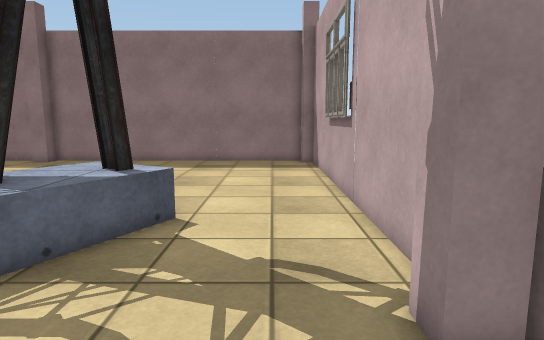
[1] (above)

24 first-person views from a walk through a Unity game level. The camera is 1.2 m above the floor, tilts 8° down and sees 75° across. The floor is counted in squares, 0.5 m on a side. Each view is taken from the middle of a square. On the plan, view 1 faces up. The plan holds only what a view shows up to about 20 squares ahead; the rest is blank. The place goes on beyond the plan. The player character is not drawn. Some surface patterns are stand-ins.

[2]
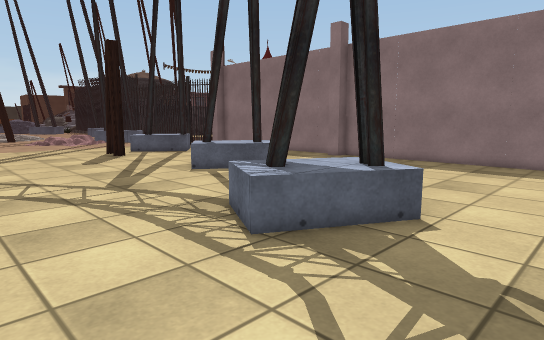

[3]
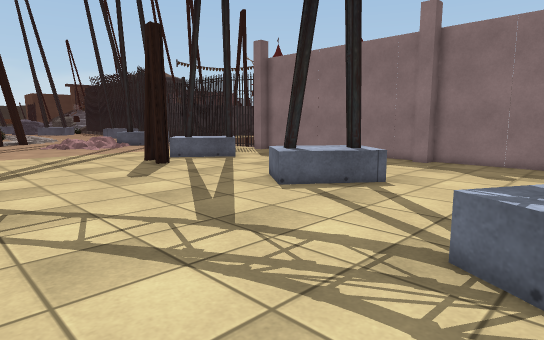

[4]
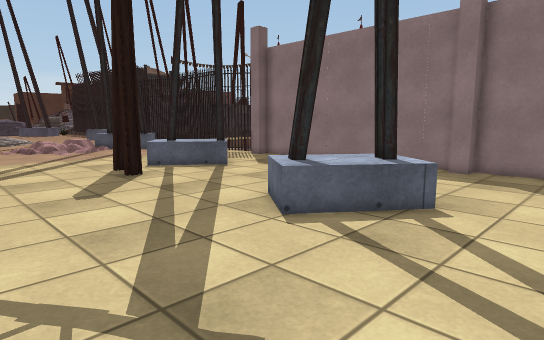

[5]
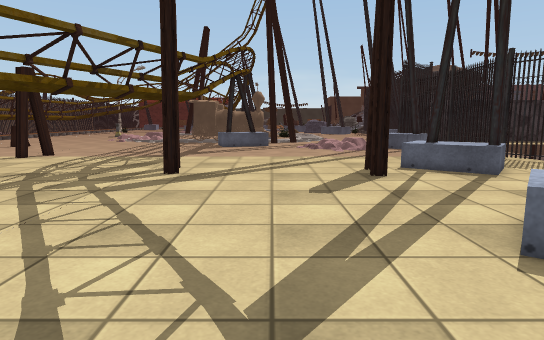

[6]
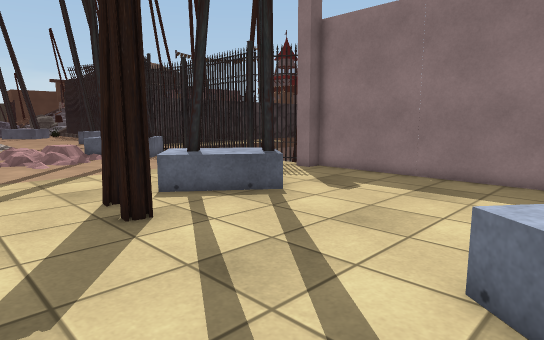

[7]
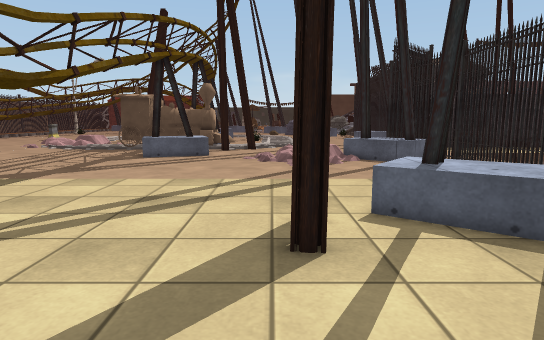

[8]
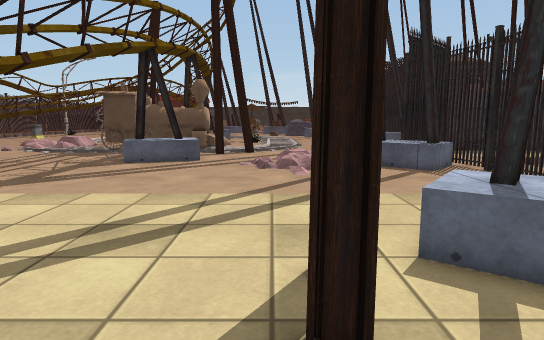

[9]
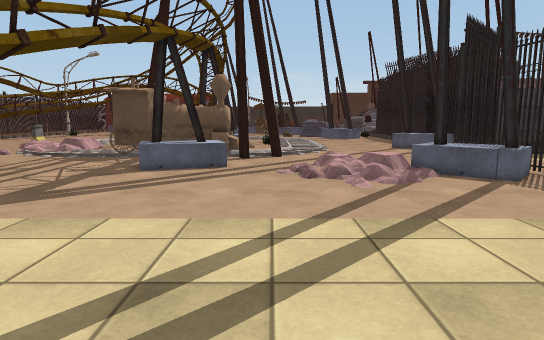

[10]
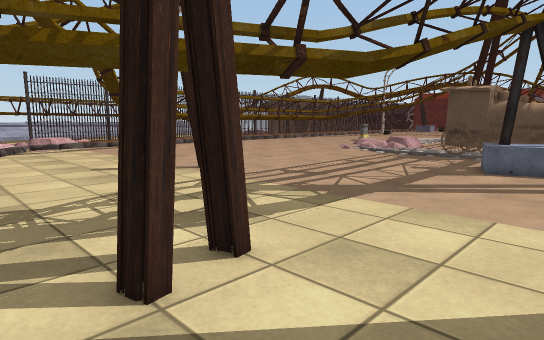

[11]
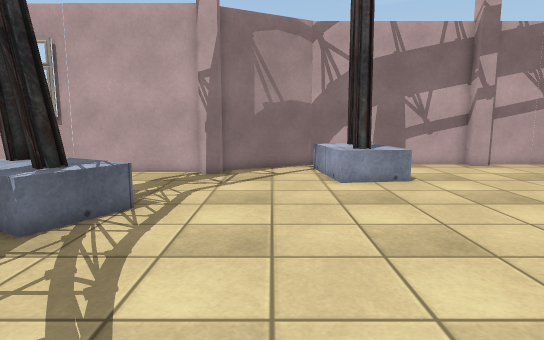

[12]
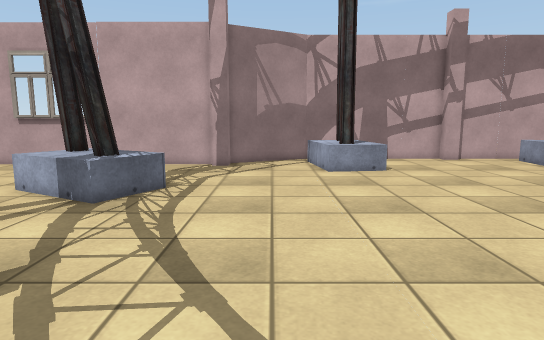

[13]
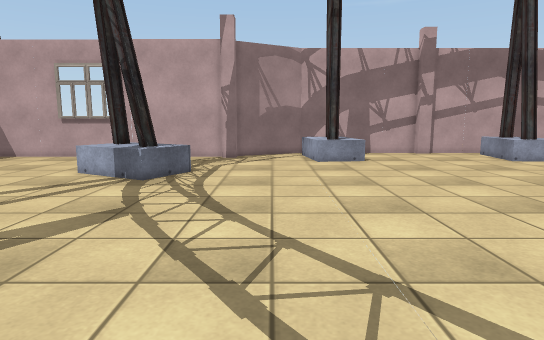

[14]
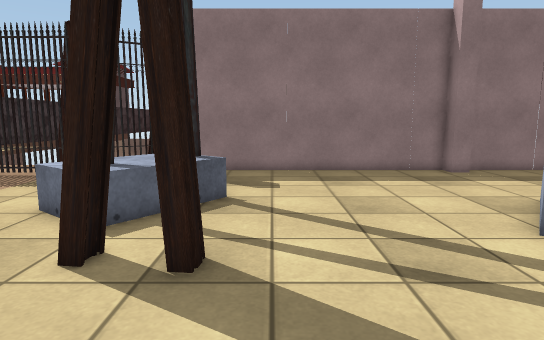

[15]
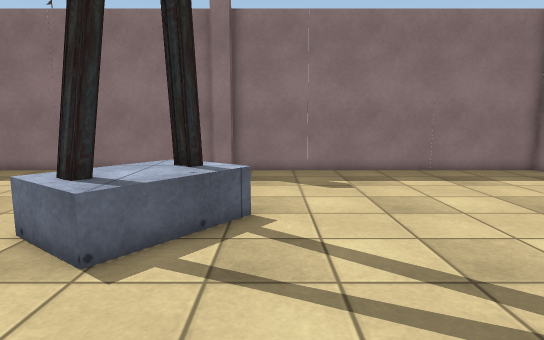

[16]
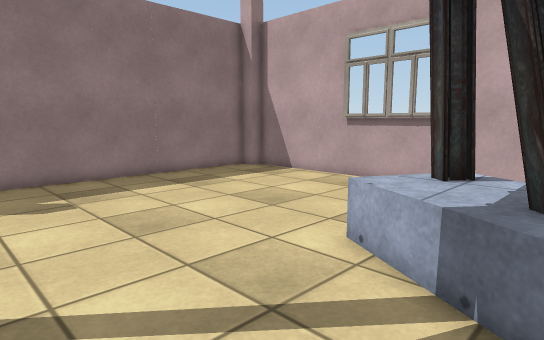

[17]
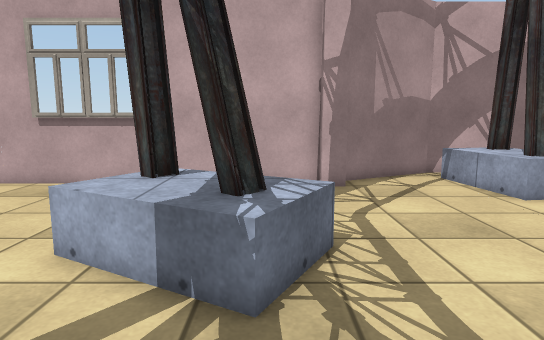

[18]
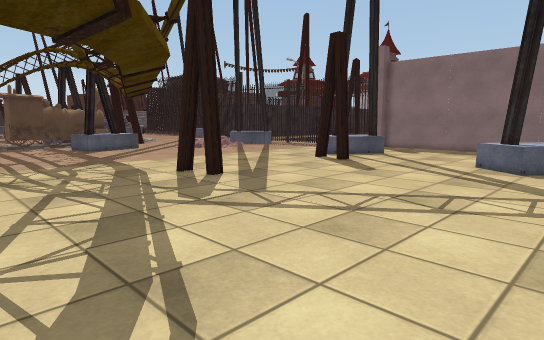

[19]
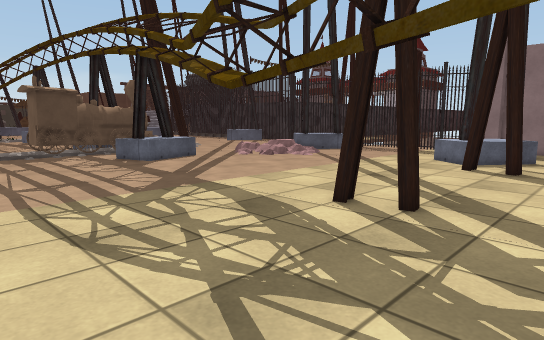

[20]
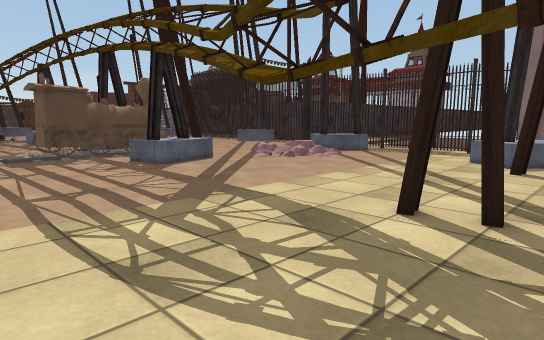

[21]
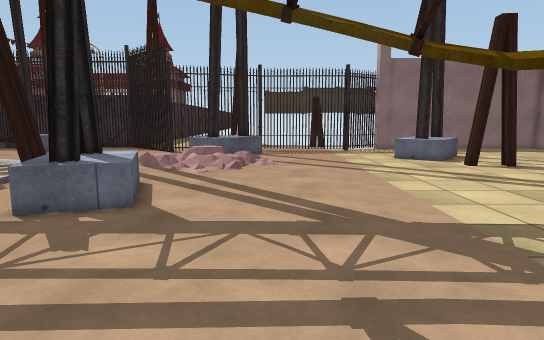

[22]
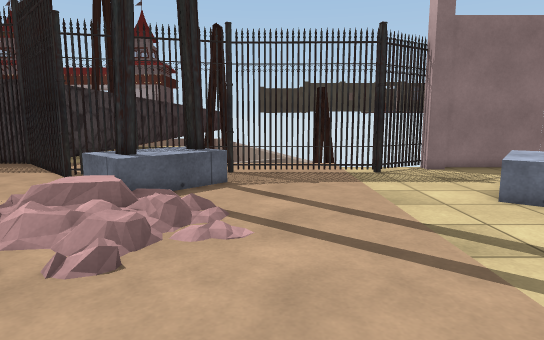

[23]
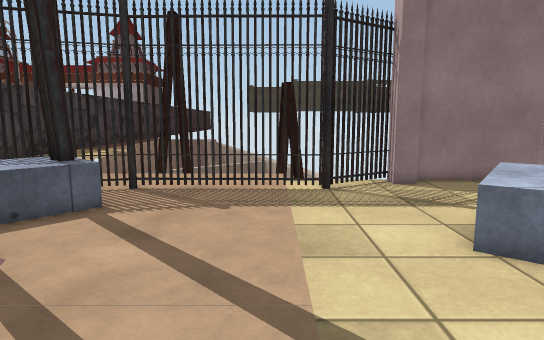

[24]
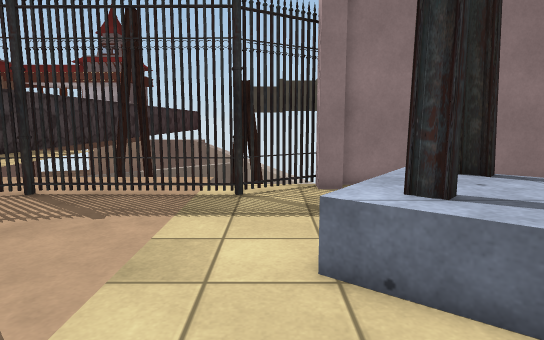

### Floor plan
Key: @ floor where view 1 was taken; # wall or solid block; x gap in a wall; . main floor; : floor 0.25 m higher than the main floor; + floor 0.5 m higher than the main floor; * floor 0.75 m higher than the main floor; / step, stairs or slope; = window, fence, low wall or low ledge; ^ raised ledge; v drop or lower ground; B box.
Columns run from 43 left of view 1 to 5 right of it. Each row starts with its distance up from view 1.
 23 ======= ====
 22    .........
 21     ........vvvx##############################
 20    .....=....BB..............................#
 19    BBBxx#xxxx#...............................#
 18 BBB *=.......................................#
 17   =#*#=..........=...........................#
 16   =**#=..........#x#.........................#
 15  ==#=#..........^#^^=........=...............#
 14    ##/.........^^#^^.........^^..............#
 13   :+#//........^^^^.........^##^.............#
 12  .:++./.........^^.........^^#^^.............#
 11  :.:::.....................^#^^..............#
 10 ::.:::............##........^^........^=.....#
  9 ......................................##=....#
  8 .....................................^##==...#
  7 ....................................=^#^^....#
  6 ....................................=^^^.....#
  5 ..=...................................^=.....#
  4  ^^..........................................##
  3 ^#^..........................................##
  2 ^#^^..........................................##
  1 ^#^^...........................................##
  0 ^^=..............###.......................@....#
 -1 .............................................^^.#
 -2 ...........................................^^^^^#
 -3 ...........................................^### #
 -4 ...........................................^^^^ #
 -5 .............................................   #
 -6 ................................................#
 -7 ........................... ..  ................#
 -8       .......................    ...............#
 -9        ...  .. ..... . .        .  .............#

Where each view was taken, in squares from view 1:
view 1: 0 up, 0 right, facing up
view 2: 0 up, 1 right, facing up-left
view 3: 0 up, 5 left, facing up-left
view 4: 3 up, 8 left, facing up-left
view 5: 5 up, 8 left, facing left
view 6: 6 up, 15 left, facing up-left
view 7: 9 up, 17 left, facing left
view 8: 9 up, 20 left, facing left
view 9: 7 up, 23 left, facing left
view 10: 5 up, 22 left, facing down-left
view 11: 1 up, 14 left, facing right
view 12: 1 up, 17 left, facing right
view 13: 1 up, 21 left, facing right
view 14: 4 up, 22 left, facing up
view 15: 4 up, 11 left, facing up
view 16: 6 up, 11 left, facing up-right
view 17: 6 up, 11 left, facing right
view 18: 9 down, 11 left, facing up-left
view 19: 9 down, 20 left, facing up-left
view 20: 9 down, 22 left, facing up-left
view 21: 9 down, 36 left, facing up
view 22: 3 up, 35 left, facing up
view 23: 7 up, 32 left, facing up
view 24: 8 up, 29 left, facing up
